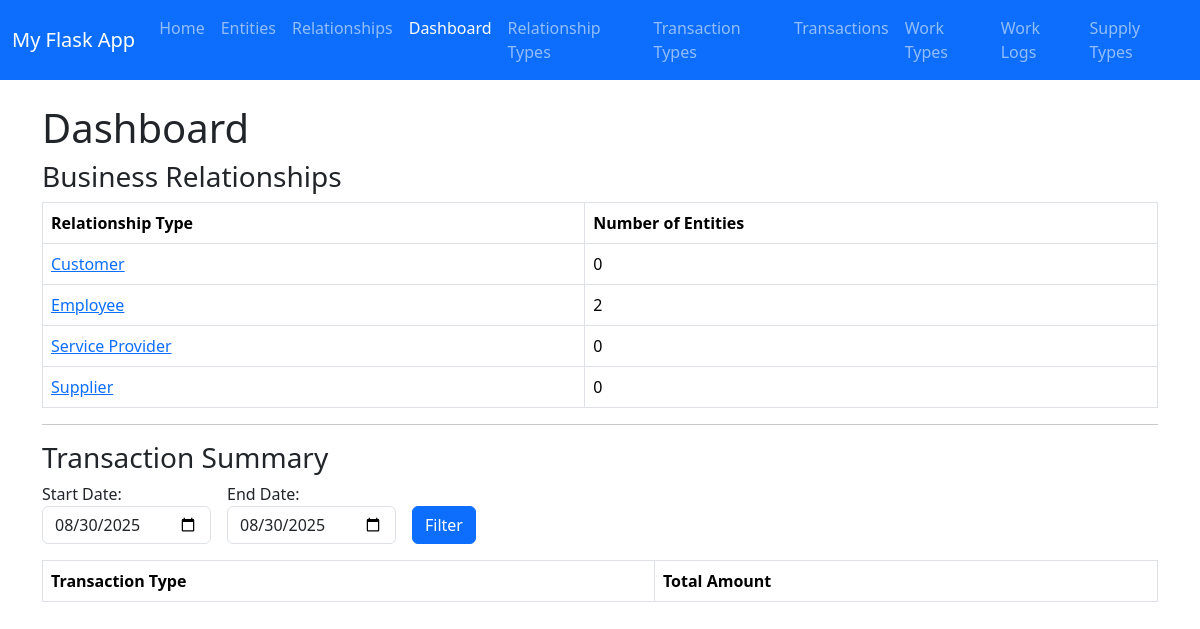
Page /dashboard on the earlier database version.
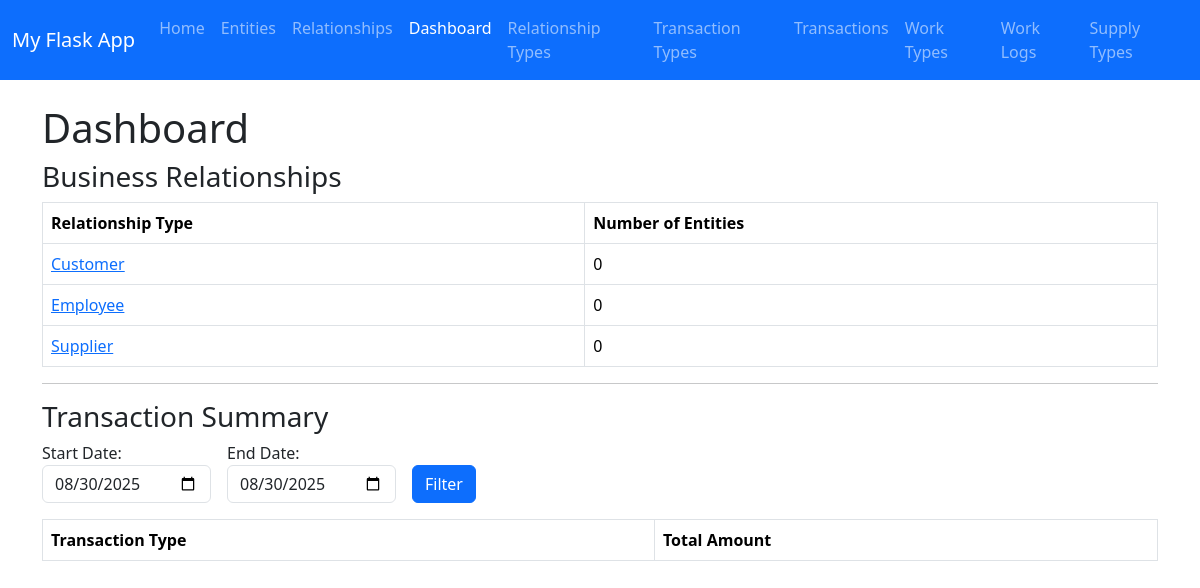
Same page on the later database version.
### app.py (models this page shows, shortened)
class RelationshipType(db.Model):
    __tablename__ = "relationship_type"
    id = db.Column(db.Integer, primary_key=True)  # Unique ID
    name = db.Column(db.String(100), nullable=False, unique=True)
    description = db.Column(db.String(250), nullable=True)

### app.py (the view)
@app.route("/dashboard", methods=["GET", "POST"])
def dashboard():
    start_date = end_date = date.today()
    if request.method == "POST":
        start_date = request.form.get("start_date")
        end_date = request.form.get("end_date")
        start_date = datetime.strptime(start_date, "%Y-%m-%d").date()
        end_date = datetime.strptime(end_date, "%Y-%m-%d").date()
    transaction_summary = (
        db.session.query(
            TransactionType.name,
            db.func.sum(Transaction.amount)
        )
        .join(TransactionType, Transaction.transaction_type_id == TransactionType.id)
        .filter(Transaction.date >= start_date, Transaction.date <= end_date)
        .group_by(TransactionType.name)
        .all()
    )
    rel_summary = (
        db.session.query(RelationshipType.name, db.func.count(Relationship.id))
        .join(RelationshipType, Relationship.relationship_type_id == RelationshipType.id)
        .group_by(RelationshipType.name)
        .all()
    )
    rel_summary = (
        db.session.query(
            RelationshipType.id,
            RelationshipType.name,
            db.func.count(Relationship.id)
        )
        .outerjoin(Relationship, Relationship.relationship_type_id == RelationshipType.id)
        .group_by(RelationshipType.id, RelationshipType.name)
        .all()
    )
    summary_data = [
        {"id": r[0], "name": r[1], "count": r[2]} for r in rel_summary
    ]
    return render_template(
        "dashboard.html",
        title="Dashboard",
        summary=summary_data,
        transaction_summary=transaction_summary,
        start_date=start_date,
        end_date=end_date,
    )

### templates/dashboard.html (shortened to what this page needs)
{% extends "base.html" %}
{% block content %}
<h1>Dashboard</h1>
<h3>Business Relationships</h3>
<table class="table table-bordered">
    <thead>
        <tr>
            <th>Relationship Type</th>
            <th>Number of Entities</th>
        </tr>
    </thead>
    <tbody>
        {% for row in summary %}
        <tr>
            <td>
                <a href="{{ url_for('entities_by_relationship', type_id=row.id) }}">
                    {{ row.name }}
                </a>
            </td>
            <td>{{ row.count }}</td>
        </tr>
        {% endfor %}
    </tbody>
</table>
<hr>
<h3>Transaction Summary</h3>
<form method="POST" class="row g-3 mb-3">
    <div class="col-auto">
        <label>Start Date:</label>
        <input type="date" name="start_date" class="form-control"
               value="{{ start_date }}">
    </div>
    <div class="col-auto">
        <label>End Date:</label>
        <input type="date" name="end_date" class="form-control"
               value="{{ end_date }}">
    </div>
    <div class="col-auto align-self-end">
        <button type="submit" class="btn btn-primary">Filter</button>
    </div>
</form>
<table class="table table-bordered">
    <thead>
        <tr>
            <th>Transaction Type</th>
            <th>Total Amount</th>
        </tr>
    </thead>
</table>
{% endblock %}

Differences in the rows shown:
removed RelationshipType: name "Service Provider", count "0"
computed for RelationshipType "Employee": count "2" → "0"
